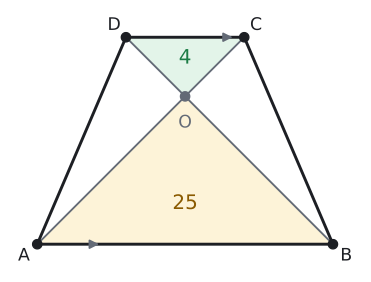

Source code (Python):
# Alıştırma 5: A(DOC) = 4, A(AOB) = 25 → yan üçgenler √(4 · 25) = 10'ar, toplam 49. (|AB| = 10, |DC| = 4, h = 7 ile çizildi.)
import sys; sys.path.insert(0, "tools")
from cizim import *

S = 1.0  # ölçek: yazı ve işaret boşlukları bu birimle çarpılır
P = lambda x, y: np.array([float(x), float(y)])
uz = lambda U, V: round(float(np.linalg.norm(U - V)), 4)
def alan(*K):
    x = [k[0] for k in K]; y = [k[1] for k in K]
    return round(abs(sum(x[i] * y[i - 1] - x[i - 1] * y[i] for i in range(len(K)))) / 2, 4)
def kesis(p, u, q, v):
    t = np.linalg.solve(np.array([u, -v]).T, q - p); return p + t[0] * u
def paralel_isareti(U, V, renk=SOLUK, k=0.18, f=0.5):
    M = U + f * (V - U); t = (V - U) / np.linalg.norm(V - U)
    ax.annotate("", xy=M + k * S * t, xytext=M - k * S * t, arrowprops=dict(arrowstyle="-|>", color=renk, lw=1.4, mutation_scale=14))
def cetik(U, V, n=1, renk=SOLUK, L=0.16):
    M = (U + V) / 2; t = (V - U) / np.linalg.norm(V - U); m = np.array([-t[1], t[0]])
    for i in range(n):
        c = M + (i - (n - 1) / 2) * 0.13 * S * t
        ax.plot(*zip(c - L * S * m, c + L * S * m), color=renk, lw=1.5)
def olcu(U, V, metin, d=0.3, renk=YAZI, fs=13):
    """[UV] parçasının ortasına, U->V yönünün soluna d kadar uzağa yazı (d < 0: sağına)."""
    M = (U + V) / 2; t = (V - U) / np.linalg.norm(V - U); m = np.array([-t[1], t[0]])
    ax.text(*(M + d * S * m), metin, ha="center", va="center", color=renk, fontsize=fs)
def dik_isareti(K, U, V, r=0.28):
    a_ = (U - K) / np.linalg.norm(U - K) * r * S; b_ = (V - K) / np.linalg.norm(V - K) * r * S
    ax.plot(*zip(K + a_, K + a_ + b_, K + b_), color=SOLUK, lw=1.3)
def boya(*K, renk=MAVI_ACIK):
    ax.add_patch(patches.Polygon(np.array(K), closed=True, facecolor=renk, edgecolor="none", zorder=0))
def ortasi(*K):
    return sum(K) / len(K)
def ad(K, metin, dx, dy, renk=YAZI):
    ax.text(K[0] + dx * S, K[1] + dy * S, metin, ha="center", va="center", color=renk, fontsize=13)
def yamuk(A, B, C, D, fa=0.5, fd=0.5):
    ax.plot(*zip(A, B, C, D, A), color=YAZI, zorder=3)
    paralel_isareti(A, B, f=fa); paralel_isareti(D, C, f=fd)
    for Q in (A, B, C, D): nokta(ax, *Q, "")
def cerceve(xmin, xmax, ymin, ymax, en=6.0):
    fig, ax = sekil(en, en * (ymax - ymin) / (xmax - xmin))
    ax.set_aspect("equal"); ax.axis("off")
    ax.set_xlim(xmin, xmax); ax.set_ylim(ymin, ymax)
    return fig, ax

A, B, C, D = P(0, 0), P(10, 0), P(7, 7), P(3, 7)
O = kesis(A, C - A, B, D - B)
print("S1", alan(D, O, C), "S2", alan(C, O, B), "S3", alan(B, O, A), "S4", alan(A, O, D), "ABCD", alan(A, B, C, D))
fig, ax = cerceve(-1.0, 11.0, -1.0, 8.0, en=4.8)
boya(D, O, C, renk=YESIL_ACIK); boya(A, O, B, renk=SARI_ACIK)
ax.plot(*zip(A, C), color=SOLUK, lw=1.4); ax.plot(*zip(B, D), color=SOLUK, lw=1.4)
yamuk(A, B, C, D, fa=0.2, fd=0.88)
nokta(ax, *O, "", renk=SOLUK)
ad(A, "A", -0.45, -0.4); ad(B, "B", 0.45, -0.4); ad(C, "C", 0.4, 0.4); ad(D, "D", -0.4, 0.4)
ad(O, "O", 0, -0.9, renk=SOLUK)
ax.text(*ortasi(D, O, C) + P(0, -0.05), "4", ha="center", va="center", color=YESIL, fontsize=15)
ax.text(*ortasi(A, O, B) + P(0, -0.3), "25", ha="center", va="center", color=SARI, fontsize=15)
kaydet(fig, __file__)
